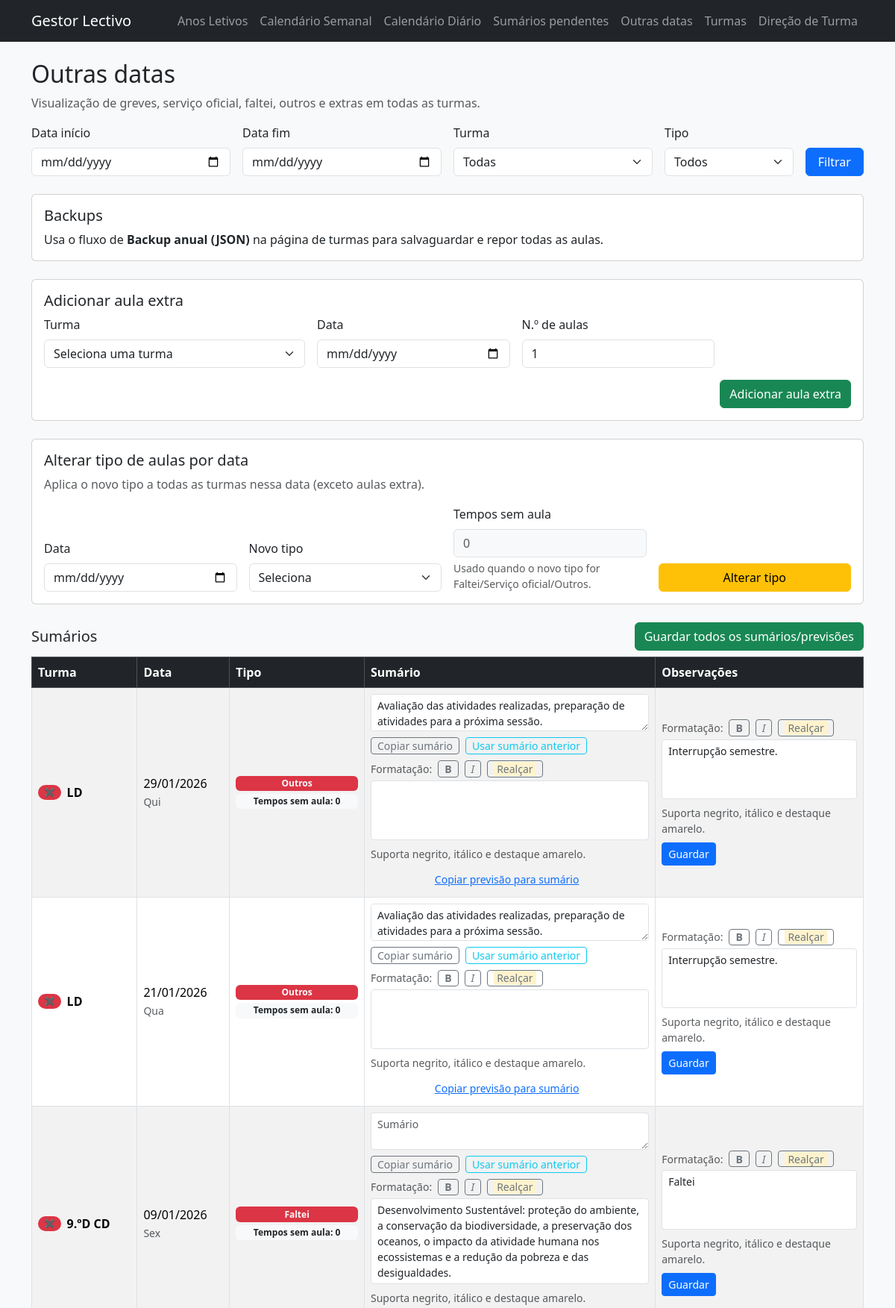
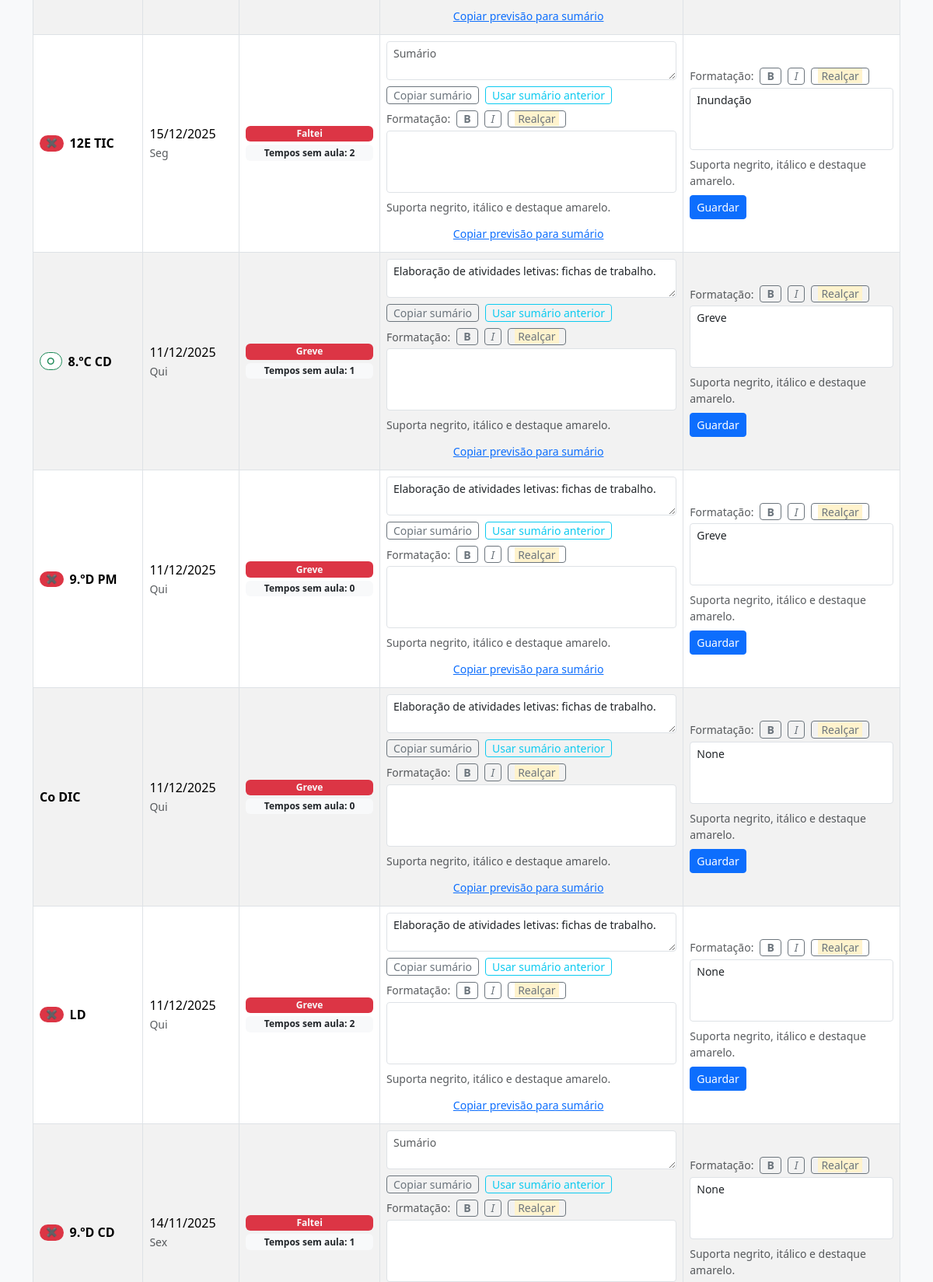
Page /calendario/outras-datas (upper part) on the committed database (2 pictures, top to bottom).
### models.py (models this page shows)
class CalendarioAula(db.Model):
    __tablename__ = "calendario_aulas"
    id = db.Column(db.Integer, primary_key=True)
    turma_id = db.Column(db.Integer, db.ForeignKey("turmas.id"), nullable=False)
    periodo_id = db.Column(db.Integer, db.ForeignKey("periodos.id"), nullable=False)
    data = db.Column(db.Date, nullable=False)
    weekday = db.Column(db.Integer, nullable=False)
    modulo_id = db.Column(db.Integer, db.ForeignKey("modulos.id"))
    modulo = db.relationship("Modulo")
    numero_modulo = db.Column(db.Integer)
    total_geral = db.Column(db.Integer)
    sumarios = db.Column(db.String(255))
    tipo = db.Column(db.String(50), default="normal", nullable=False)
    apagado = db.Column(db.Boolean, default=False, nullable=False)
    tempos_sem_aula = db.Column(db.Integer, default=0)
    observacoes = db.Column(db.Text)
    sumario = db.Column(db.Text)
    previsao = db.Column(db.Text)
    atividade = db.Column(db.Boolean, default=False, server_default="0", nullable=False)
    atividade_nome = db.Column(db.Text)
    turma = db.relationship("Turma", backref="calendario_aulas")
    avaliacoes = db.relationship(
        "AulaAluno", back_populates="aula", cascade="all, delete-orphan"
    )
    __table_args__ = (
        db.Index("ix_cal_aulas_turma_data", "turma_id", "data", "apagado"),
        db.Index("ix_cal_aulas_periodo", "periodo_id", "data"),
        db.Index("ix_cal_aulas_modulo", "modulo_id"),
    )

class Turma(db.Model):
    __tablename__ = "turmas"
    id = db.Column(db.Integer, primary_key=True)
    nome = db.Column(db.String(50), nullable=False)
    tipo = db.Column(db.String(20), nullable=False, default="regular")
    periodo_tipo = db.Column(db.String(20), nullable=False, default="anual")
    ano_letivo_id = db.Column(db.Integer, db.ForeignKey("anos_letivos.id"))
    ano_letivo = db.relationship("AnoLetivo", backref="turmas")
    livros_turmas = db.relationship(
        "LivroTurma",
        back_populates="turma",
        cascade="all, delete-orphan",
    )
    livros = db.relationship(
        "Livro",
        secondary=lambda: LivroTurma.__table__,
        back_populates="turmas",
    )
    carga_segunda = db.Column(db.Float, nullable=True)
    carga_terca = db.Column(db.Float, nullable=True)
    carga_quarta = db.Column(db.Float, nullable=True)
    carga_quinta = db.Column(db.Float, nullable=True)
    carga_sexta = db.Column(db.Float, nullable=True)
    tempo_segunda = db.Column(db.Integer, nullable=True)
    tempo_terca = db.Column(db.Integer, nullable=True)
    tempo_quarta = db.Column(db.Integer, nullable=True)
    tempo_quinta = db.Column(db.Integer, nullable=True)
    tempo_sexta = db.Column(db.Integer, nullable=True)
    letiva = db.Column(db.Boolean, nullable=False, default=True, server_default="1")
    turmas_disciplinas = db.relationship(
        "TurmaDisciplina",
        back_populates="turma",
        cascade="all, delete-orphan",
    )
    disciplinas = db.relationship(
        "Disciplina",
        secondary=lambda: TurmaDisciplina.__table__,
        back_populates="turmas",
    )
    alunos = db.relationship(
        "Aluno",
        back_populates="turma",
        cascade="all, delete-orphan",
    )

### app.py (the view)
    @app.route("/calendario/outras-datas")
    def calendario_outras_datas():
        tipo_filtro, turma_filtro, data_inicio, data_fim = _extrair_filtros_outras_datas(
            request.args
        )
        turmas = turmas_abertas_ativas()
        aulas = listar_aulas_especiais(turma_filtro, tipo_filtro, data_inicio, data_fim)
        faltas_por_aula = _mapear_alunos_em_falta(aulas)
        aulas_com_avaliacao = _mapear_aulas_com_avaliacao(aulas)
        sumarios_anteriores = _mapear_sumarios_anteriores(aulas)
        return render_template(
            "turmas/outras_datas.html",
            aulas=aulas,
            faltas_por_aula=faltas_por_aula,
            aulas_com_avaliacao=aulas_com_avaliacao,
            sumarios_anteriores=sumarios_anteriores,
            tipos_aula=TIPOS_AULA,
            tipos_sem_aula=DEFAULT_TIPOS_SEM_AULA,
            tipo_labels=dict(TIPOS_AULA),
            tipos_especiais=TIPOS_ESPECIAIS,
            filtro_tipo=tipo_filtro,
            filtro_turma_id=turma_filtro,
            data_inicio=data_inicio,
            data_fim=data_fim,
            turmas=turmas,
        )

### templates/turmas/outras_datas.html (shortened to what this page needs)
{% extends "base.html" %}
{% block content %}
<h2>Outras datas</h2>
<p class="text-muted">Visualização de greves, serviço oficial, faltei, outros e extras em todas as turmas.</p>
<form method="get" class="row g-3 align-items-end mb-4">
  <div class="col-12 col-md-3">
    <label class="form-label">Data início</label>
    <input type="date" name="data_inicio" class="form-control" value="{{ data_inicio.isoformat() if data_inicio else '' }}">
  </div>
  <div class="col-12 col-md-3">
    <label class="form-label">Data fim</label>
    <input type="date" name="data_fim" class="form-control" value="{{ data_fim.isoformat() if data_fim else '' }}">
  </div>
  <div class="col-12 col-md-3">
    <label class="form-label">Turma</label>
    <select name="turma_id" class="form-select">
      <option value="">Todas</option>
    </select>
  </div>
  <div class="col-12 col-md-2">
    <label class="form-label">Tipo</label>
    <select name="tipo" class="form-select">
      <option value="">Todos</option>
    </select>
  </div>
  <div class="col-12 col-md-1 d-grid">
    <button type="submit" class="btn btn-primary">Filtrar</button>
  </div>
</form>
<div class="card mb-4">
  <div class="card-body">
    <h5 class="card-title">Backups</h5>
    <p class="mb-0">
      Usa o fluxo de <strong>Backup anual (JSON)</strong> na página de turmas para salvaguardar e repor todas as aulas.
    </p>
  </div>
</div>
<div class="card mb-4">
  <div class="card-body">
    <h5 class="card-title">Adicionar aula extra</h5>
    <form method="post" action="{{ url_for('calendario_outras_datas_add') }}" class="row g-3">
      <div class="col-12 col-lg-4">
        <label class="form-label">Turma</label>
        <select name="turma_id" class="form-select" required>
          <option value="">Seleciona uma turma</option>
        </select>
      </div>
      <div class="col-12 col-lg-3">
        <label class="form-label">Data</label>
        <input type="date" name="data" class="form-control" required>
      </div>
      <div class="col-12 col-lg-3">
        <label class="form-label">N.º de aulas</label>
        <input type="number" name="numero_aulas" class="form-control" min="1" value="1" required>
      </div>
      <div class="col-12 d-flex justify-content-end">
        <button type="submit" class="btn btn-success">Adicionar aula extra</button>
      </div>
    </form>
  </div>
</div>
<div class="card mb-4">
  <div class="card-body">
    <h5 class="card-title">Alterar tipo de aulas por data</h5>
    <p class="text-muted mb-3">Aplica o novo tipo a todas as turmas nessa data (exceto aulas extra).</p>
    <form method="post" action="{{ url_for('calendario_outras_datas_mudar_tipo') }}" class="row g-3 align-items-end">
      <div class="col-12 col-md-4 col-lg-3">
        <label class="form-label">Data</label>
        <input type="date" name="data" class="form-control" required>
      </div>
      <div class="col-12 col-md-4 col-lg-3">
        <label class="form-label">Novo tipo</label>
        <select name="novo_tipo" class="form-select" required id="novo-tipo-outras">
          <option value="">Seleciona</option>
        </select>
      </div>
      <div class="col-12 col-md-4 col-lg-3">
        <label class="form-label">Tempos sem aula</label>
        <input type="number"
               name="tempos_sem_aula"
               id="tempos-sem-aula-outras"
               class="form-control"
               min="0"
               value="0"
               placeholder="opcional">
        <div class="form-text">Usado quando o novo tipo for Faltei/Serviço oficial/Outros.</div>
      </div>
      <div class="col-12 col-md-4 col-lg-3 d-grid">
        <button type="submit" class="btn btn-warning">Alterar tipo</button>
      </div>
    </form>
  </div>
</div>
{% if aulas %}
  <div class="d-flex justify-content-between align-items-center mb-2">
    <h5 class="mb-0">Sumários</h5>
    <button type="button"
            class="btn btn-success js-guardar-todos"
            data-scope="#outras-datas-lista"
            data-loading-text="A guardar todos..."
            data-error-text="Falha ao guardar">
      Guardar todos os sumários/previsões
    </button>
  </div>
  <div id="outras-datas-lista">
  <div class="table-responsive">
    <table class="table table-striped table-bordered align-middle">
          <thead class="table-dark">
            <tr>
              <th>Turma</th>
              <th>Data</th>
              <th>Tipo</th>
              <th style="width: 35%;">Sumário</th>
              <th style="width: 25%;">Observações</th>
            </tr>
          </thead>
          <tbody>
            {% for a in aulas %}
              {% set sem_aula = a.tipo in tipos_sem_aula %}
              {% set form_id = "outras-form-" ~ a.id %}
              {% set alunos_abertos = a.id in aulas_com_avaliacao if aulas_com_avaliacao is defined else False %}
          <tr>
            <td class="fw-semibold">
              <div class="d-flex align-items-center gap-2">
                {% if a.turma and a.turma.letiva %}
                  <span class="badge rounded-pill {% if alunos_abertos %}border border-success text-success bg-white{% else %}bg-danger text-light{% endif %}"
                        title="{% if alunos_abertos %}Janela alunos já aberta{% else %}Janela alunos ainda não aberta{% endif %}">
                    {% if alunos_abertos %}○{% else %}✖{% endif %}
                  </span>
                {% endif %}
                <span>{{ a.turma.nome if a.turma else '—' }}</span>
              </div>
            </td>
            <td class="text-nowrap">
              {% if a.data %}
                {{ a.data.strftime("%d/%m/%Y") }}<br>
                <small class="text-muted">{{ ["Seg", "Ter", "Qua", "Qui", "Sex", "Sáb", "Dom"][a.data.weekday()] }}</small>
              {% endif %}
            </td>
            <td>
              {% set sem_aula = a.tipo in tipos_sem_aula %}
              {% set sumario_anterior = sumarios_anteriores.get(a.id) if sumarios_anteriores is defined else None %}
              <div class="d-flex flex-column gap-1">
                <span class="badge {% if sem_aula %}bg-danger text-light{% else %}bg-secondary text-light{% endif %}">{{ tipo_labels.get(a.tipo, a.tipo) }}</span>
                {% if a.tempos_sem_aula is not none %}
                  <span class="badge bg-light text-dark">Tempos sem aula: {{ a.tempos_sem_aula }}</span>
                {% endif %}
              </div>
            </td>
            <td>
              <div class="d-flex flex-column gap-2">
                <textarea
                  name="sumario"
                  form="{{ form_id }}"
                  class="form-control form-control-sm js-autoresize"
                  rows="2"
                  placeholder="Sumário"
                >{{ a.sumario or '' }}</textarea>
                <div class="d-flex align-items-center gap-2 flex-wrap text-muted small">
                  <button type="button"
                          class="btn btn-outline-secondary btn-sm py-0 js-copy-sumario"
                          form="{{ form_id }}">
                    Copiar sumário
                  </button>
                  {% if sumario_anterior %}
                    <button type="button"
                            class="btn btn-outline-info btn-sm py-0 js-use-prev-sumario"
                            data-sumario-anterior="{{ sumario_anterior }}"
                            form="{{ form_id }}">
                      Usar sumário anterior
                    </button>
                  {% endif %}
                </div>
                {% set previsao_id = "previsao-" ~ a.id %}
                <div class="js-richtext-wrapper d-flex flex-column gap-1">
                  <div class="richtext-toolbar d-flex flex-wrap align-items-center gap-2">
                    <span class="small text-muted">Formatação:</span>
                    <button type="button" class="btn btn-outline-secondary btn-sm js-richtext-cmd" data-command="bold"><strong>B</strong></button>
                    <button type="button" class="btn btn-outline-secondary btn-sm js-richtext-cmd" data-command="italic"><em>I</em></button>
                    <button type="button" class="btn btn-outline-secondary btn-sm js-richtext-cmd" data-command="backColor" data-value="#fff3cd"><span class="px-1" style="background: #fff3cd;">Realçar</span></button>
                  </div>
                  <div
                    class="form-control form-control-sm js-richtext-editor richtext-editor"
                    contenteditable="true"
                    data-target="#{{ previsao_id }}"
                    aria-label="Previsão"
                  >{{ a.previsao|default('')|safe }}</div>
                  <div class="form-text">Suporta negrito, itálico e destaque amarelo.</div>
                </div>
                <button type="button" class="btn btn-link btn-sm ps-0 js-copy-previsao" form="{{ form_id }}">Copiar previsão para sumário</button>
                {% set faltas_alunos = faltas_por_aula.get(a.id) if faltas_por_aula else [] %}
              </div>
            </td>
            <td>
            <form
                method="post"
                id="{{ form_id }}"
                action="{{ url_for('calendario_update_sumario', turma_id=a.turma.id, aula_id=a.id) }}"
                class="d-flex flex-column gap-2 js-sumario-form"
              >
                <div class="js-richtext-wrapper d-flex flex-column gap-1">
                  <div class="richtext-toolbar d-flex flex-wrap align-items-center gap-2">
                    <span class="small text-muted">Formatação:</span>
                    <button type="button" class="btn btn-outline-secondary btn-sm js-richtext-cmd" data-command="bold"><strong>B</strong></button>
                    <button type="button" class="btn btn-outline-secondary btn-sm js-richtext-cmd" data-command="italic"><em>I</em></button>
                    <button type="button" class="btn btn-outline-secondary btn-sm js-richtext-cmd" data-command="backColor" data-value="#fff3cd"><span class="px-1" style="background: #fff3cd;">Realçar</span></button>
                  </div>
                  <div
                    class="form-control form-control-sm js-richtext-editor richtext-editor"
                    contenteditable="true"
                    data-target="#observacoes-{{ a.id }}"
                    aria-label="Observações"
                  >{{ a.observacoes|default('')|safe }}</div>
                  <div class="form-text">Suporta negrito, itálico e destaque amarelo.</div>
                </div>
                <button type="submit" class="btn btn-sm btn-primary align-self-start">Guardar</button>
              </form>
            </td>
          </tr>
        {% endfor %}
      </tbody>
    </table>
  </div>
  </div>
{% else %}
  <div class="alert alert-info">Não foram encontradas aulas com os tipos selecionados.</div>
{% endif %}
{% endblock %}

### rows in the picture
CalendarioAula: turma "LD", data "29/01/2026", data "Qui", get "Outros", tempos_sem_aula "0", sumario "Avaliação das atividades realizadas, preparação de atividades para a próxima sessão."
CalendarioAula: turma "LD", data "21/01/2026", data "Qua", get "Outros", tempos_sem_aula "0", sumario "Avaliação das atividades realizadas, preparação de atividades para a próxima sessão."
CalendarioAula: turma "9.ºD CD", data "09/01/2026", data "Sex", get "Faltei", tempos_sem_aula "0", sumario "Sumário"
CalendarioAula: turma "12E TIC", data "15/12/2025", data "Seg", get "Faltei", tempos_sem_aula "2", sumario "Sumário"
CalendarioAula: turma "8.ºC CD", data "11/12/2025", data "Qui", get "Greve", tempos_sem_aula "1", sumario "Elaboração de atividades letivas: fichas de trabalho."
CalendarioAula: turma "9.ºD PM", data "11/12/2025", data "Qui", get "Greve", tempos_sem_aula "0", sumario "Elaboração de atividades letivas: fichas de trabalho."
CalendarioAula: turma "Co DIC", data "11/12/2025", data "Qui", get "Greve", tempos_sem_aula "0", sumario "Elaboração de atividades letivas: fichas de trabalho."
CalendarioAula: turma "LD", data "11/12/2025", data "Qui", get "Greve", tempos_sem_aula "2", sumario "Elaboração de atividades letivas: fichas de trabalho."
CalendarioAula: turma "9.ºD CD", data "14/11/2025", data "Sex", get "Faltei", tempos_sem_aula "1", sumario "Sumário"
